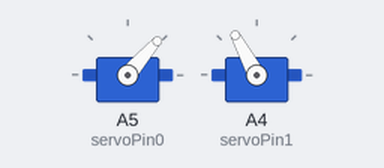
Simulated run of this sketch. Board: Arduino Uno, built with avr-gcc and run on an emulated ATmega328P. Shown: 2 × servo. Random numbers use the default seed unless the sketch sets one.

Above: at 4.12 s.
At 12.91 s:
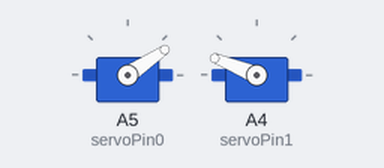
At 27.28 s:
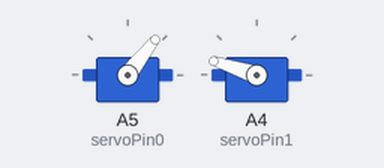
At 34.71 s:
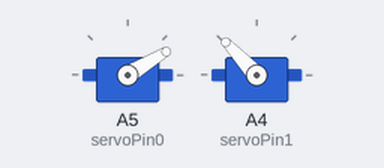
Timing chart, 0 to 40.0 s (numbered marks = the images above):
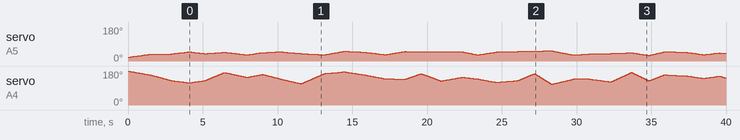

The sketch:

laser_control.ino
```cpp
/*
Moves two servos randomly between fixed angles

Used for a laser turret working as a cat toy

NOTE: If you build a laser turret, make sure to diffract/dimmen the laser
enough to make it not dangerous

To make this work, connect

Servo0_power -> 5V
Servo1_power -> 5V
Servo0_GND -> GND
Servo1_GND -> GND
Servo0_signal -> A5
Servo1_signal -> A4

Additionally, to power the laser, I connected

Laser_power -> 5V
Laser_GND -> GND
*/

#include <Servo.h>

Servo servo0;
Servo servo1;

int servoPin0 = A5;
int servoPin1 = A4;

int time = 0;
float speed0 = 0;
float speed1 = 0;

const int servo0Min = 30, servo0Max = 55;
const int servo1Min = 110, servo1Max = 180;
float currentAngle0 = 20;
float currentAngle1 = 180;

void setup() {
  servo0.attach(servoPin0);
  servo1.attach(servoPin1);
  servo0.write(currentAngle0);
  servo1.write(currentAngle1);
}

void loop() {

  delay(10);

  if (time==0) {
    int r0 = random(servo0Min, servo0Max);
    int r1 = random(servo1Min, servo1Max);
    time = random(100, 160);
    speed0 = (r0 - currentAngle0)/(time/2);
    speed1 = (r1 - currentAngle1)/(time/2);
  }

  // Move only one motor at time, otherwise problems arise,
  // I suspect not enough current for both motors
  if (time%2 == 0) {
    currentAngle0 += speed0;
    servo0.write(currentAngle0);
  } else {
    currentAngle1 += speed1;
    servo1.write(currentAngle1);
  }
  time -= 1;

}
```
